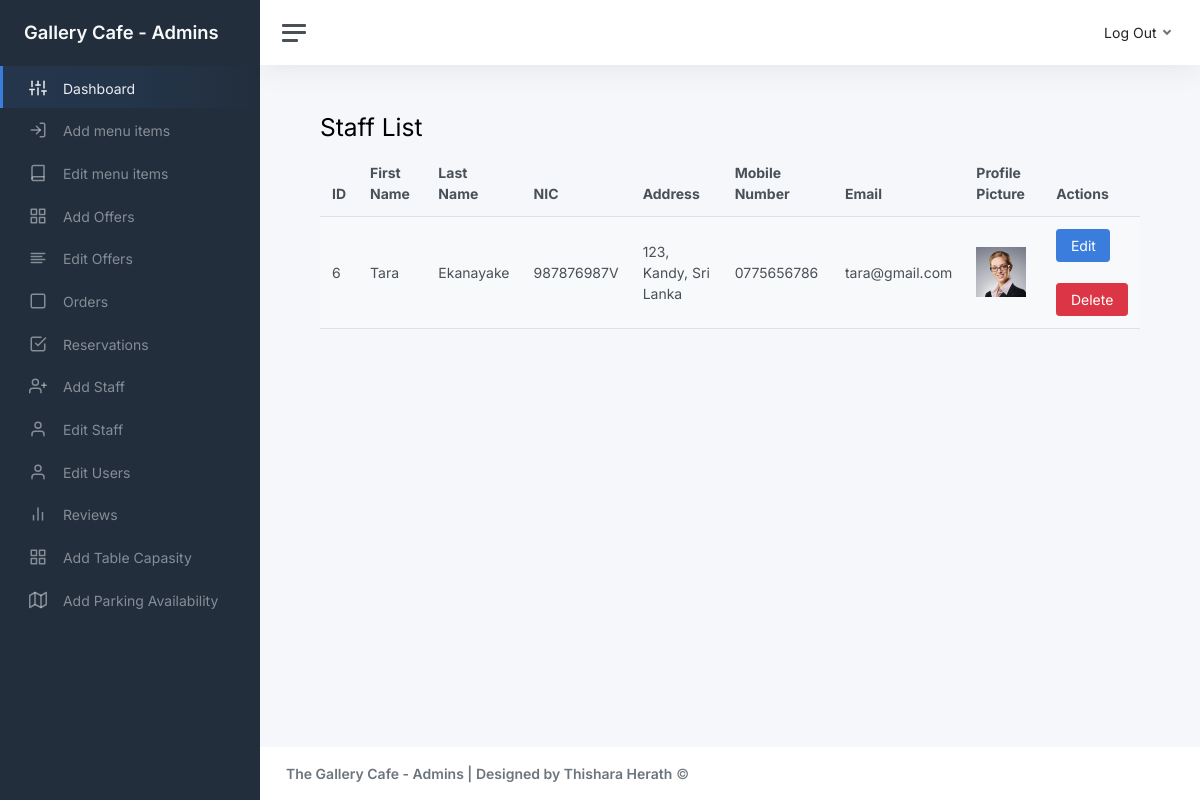
Page /display_staff.php on the committed database.
### tables this page shows
CREATE TABLE IF NOT EXISTS `staff` (
  `id` int NOT NULL AUTO_INCREMENT,
  `firstname` varchar(50) DEFAULT NULL,
  `lastname` varchar(50) DEFAULT NULL,
  `nic` varchar(20) DEFAULT NULL,
  `address` varchar(100) DEFAULT NULL,
  `mnumber` varchar(15) DEFAULT NULL,
  `email` varchar(50) DEFAULT NULL,
  `password` varchar(50) DEFAULT NULL,
  `profile_picture` varchar(5000) DEFAULT NULL,
  PRIMARY KEY (`id`)
);

### display_staff.php (the view, shortened to what this page needs)
<!DOCTYPE html>
<html lang="en">
<head>
	<link href="admin_css/app.css" rel="stylesheet">
</head>
<body>
	<div class="wrapper">
	<nav id="sidebar" class="sidebar js-sidebar">
			<div class="sidebar-content js-simplebar">
				<a class="sidebar-brand" href="index.html">
					<span class="align-middle">Gallery Cafe - Admins</span>
				</a>
				<ul class="sidebar-nav">
					<li class="sidebar-item active">
						<a class="sidebar-link" href="admin_panel.php">
							<i class="align-middle" data-feather="sliders"></i> <span class="align-middle">Dashboard</span>
						</a>
					</li>
					<li class="sidebar-item">
						<a class="sidebar-link" href="add_menu_item.php">
							<i class="align-middle" data-feather="log-in"></i> <span class="align-middle">Add menu items</span>
						</a>
					</li>
					<li class="sidebar-item">
						<a class="sidebar-link" href="menu_list.php">
							<i class="align-middle" data-feather="book"></i> <span class="align-middle">Edit menu items</span>
						</a>
					</li>
					<li class="sidebar-item">
						<a class="sidebar-link" href="add_offer.php">
							<i class="align-middle" data-feather="grid"></i> <span class="align-middle">Add Offers</span>
						</a>
					</li>
					<li class="sidebar-item">
						<a class="sidebar-link" href="edit_offers.php">
							<i class="align-middle" data-feather="align-left"></i> <span class="align-middle">Edit Offers</span>
						</a>
					</li>
					<li class="sidebar-item">
						<a class="sidebar-link" href="all_orders.php">
							<i class="align-middle" data-feather="square"></i> <span class="align-middle">Orders</span>
						</a>
					</li>
					<li class="sidebar-item">
						<a class="sidebar-link" href="display_reservations.php">
							<i class="align-middle" data-feather="check-square"></i> <span class="align-middle">Reservations</span>
						</a>
					</li>
					<li class="sidebar-item">
						<a class="sidebar-link" href="register_staff.php">
							<i class="align-middle" data-feather="user-plus"></i> <span class="align-middle">Add Staff</span>
						</a>
					</li>
					<li class="sidebar-item">
						<a class="sidebar-link" href="display_staff.php">
							<i class="align-middle" data-feather="user"></i> <span class="align-middle">Edit Staff</span>
						</a>
					</li>
					<li class="sidebar-item">
						<a class="sidebar-link" href="edit_users.php">
							<i class="align-middle" data-feather="user"></i> <span class="align-middle">Edit Users</span>
						</a>
					</li>
					<li class="sidebar-item">
						<a class="sidebar-link" href="display_reviews.php">
							<i class="align-middle" data-feather="bar-chart-2"></i> <span class="align-middle">Reviews</span>
						</a>
					</li>
					<li class="sidebar-item">
						<a class="sidebar-link" href="add_table.php">
							<i class="align-middle" data-feather="grid"></i> <span class="align-middle">Add Table Capasity</span>
						</a>
					</li>
					<li class="sidebar-item">
						<a class="sidebar-link" href="add_parking.php">
							<i class="align-middle" data-feather="map"></i> <span class="align-middle">Add Parking Availability</span>
						</a>
					</li>
				</ul>
			</div>
		</nav>
		<div class="main">
		<nav class="navbar navbar-expand navbar-light navbar-bg">
				<a class="sidebar-toggle js-sidebar-toggle">
					<i class="hamburger align-self-center"></i>
				</a>
				<div class="navbar-collapse collapse">
					<ul class="navbar-nav navbar-align">
						<li class="nav-item dropdown">
							<a class="nav-link dropdown-toggle d-none d-sm-inline-block" href="#" data-bs-toggle="dropdown">
								<span class="text-dark">Log Out</span>
							</a>
						</li>
					</ul>
				</div>
			</nav>
			<main class="content">
				<div class="container-fluid p-0">
					<div class="container">
						<h2>Staff List</h2>
						<?php
						require 'dbconn.php';
						$sql = "SELECT * FROM staff";
						$result = $conn->query($sql);
						if ($result->num_rows > 0) {
							echo "<table class='table table-striped'>";
							echo "<thead><tr><th>ID</th><th>First Name</th><th>Last Name</th><th>NIC</th><th>Address</th><th>Mobile Number</th><th>Email</th><th>Profile Picture</th><th>Actions</th></tr></thead>";
							echo "<tbody>";
							while ($row = $result->fetch_assoc()) {
								echo "<tr>";
								echo "<td>" . htmlspecialchars($row["id"]) . "</td>";
								echo "<td>" . htmlspecialchars($row["firstname"]) . "</td>";
								echo "<td>" . htmlspecialchars($row["lastname"]) . "</td>";
								echo "<td>" . htmlspecialchars($row["nic"]) . "</td>";
								echo "<td>" . htmlspecialchars($row["address"]) . "</td>";
								echo "<td>" . htmlspecialchars($row["mnumber"]) . "</td>";
								echo "<td>" . htmlspecialchars($row["email"]) . "</td>";
								echo "<td>";
								if (!empty($row["profile_picture"])) {
									echo "<img src='" . htmlspecialchars($row["profile_picture"]) . "' alt='Profile Picture' width='50' height='50'>";
								} else {
									echo "No Picture";
								}
								echo "</td>";
								echo "<td><a href='edit_staff.php?id=" . htmlspecialchars($row["id"]) . "' class='btn btn-primary'>Edit</a> <br><br> <a href='delete_staff.php?id=" . htmlspecialchars($row["id"]) . "' class='btn btn-danger'>Delete</a></td>";
								echo "</tr>";
							}
							echo "</tbody>";
							echo "</table>";
						} else {
							echo "<p>No staff found.</p>";
						}
						?>
					</div>
				</div>
			</main>
			<footer class="footer">
				<div class="container-fluid">
					<div class="row text-muted">
						<div class="col-6 text-start">
							<p class="mb-0">
								<a class="text-muted" href="https://adminkit.io/" target="_blank"><strong>The Gallery Cafe - Admins | Designed by Thishara Herath</strong></a> &copy;
							</p>
						</div>
					</div>
				</div>
			</footer>
		</div>
	</div>
</body>
</html>

### rows in the picture
staff: id "6", firstname "Tara", lastname "Ekanayake", nic "987876987V", address "123, Kandy, Sri Lanka", mnumber "0775656786", email "tara@gmail.com", profile_picture (picture)
